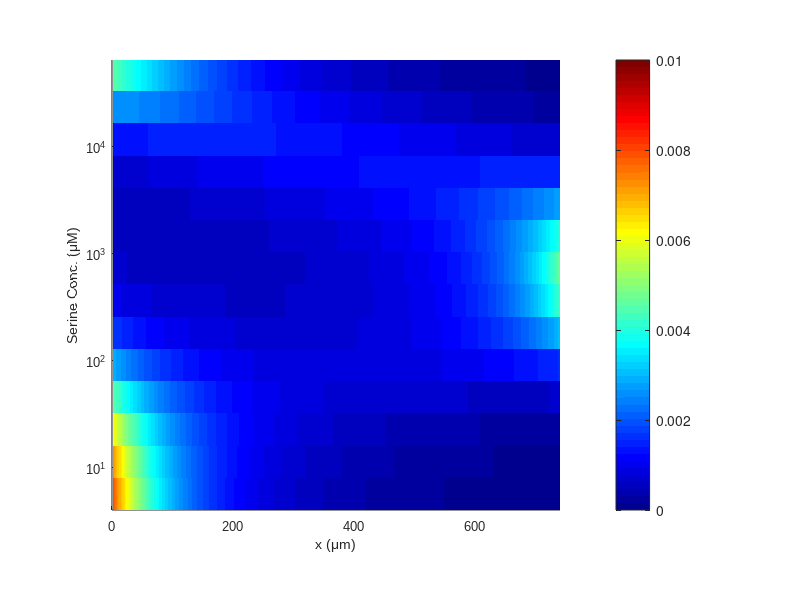

The MATLAB script that drew this image: (Note: this script raises an error after producing the figure.)
% simulation for the steady cell profile of an E. coli population by means
% of the population chemotaxis model based on the intercellular pathway
% dynamics
%% parameters for ligand-receptor bindings 
KI1 = 18.2;		%Dissociation constant of MeAsp binding to inactive Tar, unit:uM
KA1 = 3000;     %Dissociation constant of MeAsp binding to active Tar, unit:uM
KI2 = 70;		%Dissociation constant of serine binding to inactive Tsr, unit:uM
KA2 = 1000;     %Dissociation constant of serine binding to active Tsr, unit:uM
KI3 = 1500;		%Dissociation constant of MeAsp binding to inactive Tsr, unit:uM
KA3 = 3500;     %Dissociation constant of MeAsp binding to active Tsr, unit:uM
N=6;            %receptor number in an effective cluster
coff_ita=10;    

%% attractant gradients
dx=0.88;   x=(1:850)*dx;                      % channel length 
attr=2000; L = (1-x/max(x))*attr/3 + attr/3;  % MeAsp gradient
attr2=2.^(0:1:16);                            % loading concentration of serine

%% parameters for lognormal distribution of Tar/Tsr
mu = -0.843; 
sigma = .97;  

%% parameters for gamma distribution of Tar/Tsr
% mu = 1.4; 
% sigma = .5;  

%% cell distribution of steady state;
Rho=zeros(length(attr2),length(x));
veff=zeros(length(attr2),length(x));

for ii = 1:length(attr2)
L2 = x/max(x)*attr2(ii)/3+attr2(ii)/3;        % serine gradient

for N2=1:100
ratio = N2/10;
fL=(N* ratio./(1+ratio))*log((1+L/KI1) ./(1+L/KA1));
fL2=(N./(1+ratio))*log((1+L2/KI2)./(1+L2/KA2));
fL3=(N* ratio./(1+ratio))*log((1+L2/KI3)./(1+L2/KA3));
fL_Total=fL+fL2+fL3;
rho=exp(coff_ita*fL_Total);
Rho_temp=rho/sum(rho);
P2=lognpdf(ratio,mu,sigma);               %% lognormal 
% P2=gampdf(ratio,mu,sigma);              %% gamma
Rho(ii,:)=Rho(ii,:)+P2*Rho_temp;

end
Rho(ii,:) = Rho(ii,:)./sum(Rho(ii,:));

end

%% plot heat map
attr2=[attr2,attr2(end)];
Rho = [Rho;Rho(end,:)];

figure('color','w');
surf(x,attr2,Rho); shading flat; view(2);
xlabel('x (\mum)'); xlim([0,740]); xticks([0,200,400,600]);
ylabel('Serine Conc. (\muM)'); ylim([4,64000]); yticks([10,100,1000,10000]);
set(gcf,'unit','centimeters','position',[10 10 8 7]);
set(gca,'yscale','log','FontName','Arial','FontSize',9);
set(gca,'Position',[0.14,0.15,0.7,0.75]);
colormap jet;  h=colorbar;  caxis([0,0.01]);
ax=gca; axpos=ax.Position; h.Position(3)=.7*h.Position(3); h.Position(1)=0.86;
ax.Position=axpos; h.Ticks=0:0.002:0.01; h.Ruler.Exponent=-3;

figure('color','w');  plot(x,Rho','linewidth',2); ylim([0 0.005]);  xlim([0 740]); xlabel('x (\mum)'); ylabel('Pdf');  


%% calculate w1,w2
x=x';
Me=mean(Rho(1:end-1,:),2); 
for i=1:size(Rho,1)-1
    ind=find(Rho(i,:)>Me(i));
    Ex1(i)=sum(x(ind).*Rho(i,ind)')/max(x)./sum(Rho(i,ind));
    Ex2(i)=sqrt(sum((x(ind)-max(x)/2).^2.*(Rho(i,ind)'-Me(i)))./max(x).^2); 
end

figure('color','w'); subplot(2,1,1); semilogx(attr2(3:end-2),Ex1(3:end-1),'ob'); 
line(2.^(2:0.2:14),[0.3*ones(1,61);0.7*ones(1,61)]); 
ylim([0,1]); xlim([3,32000]); ylabel('w_1');
hold on; subplot(2,1,2);semilogx(attr2(3:end-2),Ex2(3:end-1),'or'); 
line(2.^(2:0.2:14),0.15*ones(1,61)); ylim([0,0.5]);  ylabel('w_2'); 
xlim([3,32000]); xlabel('Serine conc. (\muM)');